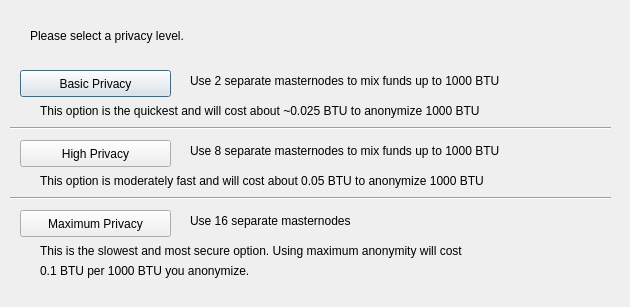
<?xml version="1.0" encoding="UTF-8"?>
<ui version="4.0">
 <class>DarksendConfig</class>
 <widget class="QDialog" name="DarksendConfig">
  <property name="geometry">
   <rect>
    <x>0</x>
    <y>0</y>
    <width>630</width>
    <height>307</height>
   </rect>
  </property>
  <property name="windowTitle">
   <string>Configure Darksend</string>
  </property>
  <widget class="QPushButton" name="buttonBasic">
   <property name="geometry">
    <rect>
     <x>20</x>
     <y>70</y>
     <width>151</width>
     <height>27</height>
    </rect>
   </property>
   <property name="text">
    <string>Basic Privacy</string>
   </property>
  </widget>
  <widget class="QPushButton" name="buttonHigh">
   <property name="geometry">
    <rect>
     <x>20</x>
     <y>140</y>
     <width>151</width>
     <height>27</height>
    </rect>
   </property>
   <property name="text">
    <string>High Privacy</string>
   </property>
  </widget>
  <widget class="QPushButton" name="buttonMax">
   <property name="geometry">
    <rect>
     <x>20</x>
     <y>210</y>
     <width>151</width>
     <height>27</height>
    </rect>
   </property>
   <property name="text">
    <string>Maximum Privacy</string>
   </property>
  </widget>
  <widget class="QLabel" name="label">
   <property name="geometry">
    <rect>
     <x>30</x>
     <y>20</y>
     <width>571</width>
     <height>31</height>
    </rect>
   </property>
   <property name="text">
    <string>Please select a privacy level.</string>
   </property>
  </widget>
  <widget class="QLabel" name="label_2">
   <property name="geometry">
    <rect>
     <x>190</x>
     <y>70</y>
     <width>421</width>
     <height>21</height>
    </rect>
   </property>
   <property name="text">
    <string>Use 2 separate masternodes to mix funds up to 1000 BTU</string>
   </property>
  </widget>
  <widget class="QLabel" name="label_3">
   <property name="geometry">
    <rect>
     <x>190</x>
     <y>140</y>
     <width>411</width>
     <height>21</height>
    </rect>
   </property>
   <property name="text">
    <string>Use 8 separate masternodes to mix funds up to 1000 BTU</string>
   </property>
  </widget>
  <widget class="QLabel" name="label_4">
   <property name="geometry">
    <rect>
     <x>190</x>
     <y>210</y>
     <width>421</width>
     <height>21</height>
    </rect>
   </property>
   <property name="text">
    <string>Use 16 separate masternodes</string>
   </property>
  </widget>
  <widget class="QLabel" name="label_6">
   <property name="geometry">
    <rect>
     <x>40</x>
     <y>100</y>
     <width>561</width>
     <height>21</height>
    </rect>
   </property>
   <property name="text">
    <string>This option is the quickest and will cost about ~0.025 BTU to anonymize 1000 BTU</string>
   </property>
  </widget>
  <widget class="QLabel" name="label_7">
   <property name="geometry">
    <rect>
     <x>40</x>
     <y>170</y>
     <width>561</width>
     <height>21</height>
    </rect>
   </property>
   <property name="text">
    <string>This option is moderately fast and will cost about 0.05 BTU to anonymize 1000 BTU</string>
   </property>
  </widget>
  <widget class="QLabel" name="label_8">
   <property name="geometry">
    <rect>
     <x>40</x>
     <y>240</y>
     <width>561</width>
     <height>21</height>
    </rect>
   </property>
   <property name="text">
    <string>This is the slowest and most secure option. Using maximum anonymity will cost</string>
   </property>
  </widget>
  <widget class="QLabel" name="label_9">
   <property name="geometry">
    <rect>
     <x>40</x>
     <y>260</y>
     <width>561</width>
     <height>21</height>
    </rect>
   </property>
   <property name="text">
    <string>0.1 BTU per 1000 BTU you anonymize.</string>
   </property>
  </widget>
  <widget class="Line" name="line">
   <property name="geometry">
    <rect>
     <x>10</x>
     <y>120</y>
     <width>601</width>
     <height>16</height>
    </rect>
   </property>
   <property name="orientation">
    <enum>Qt::Horizontal</enum>
   </property>
  </widget>
  <widget class="Line" name="line_2">
   <property name="geometry">
    <rect>
     <x>10</x>
     <y>190</y>
     <width>601</width>
     <height>16</height>
    </rect>
   </property>
   <property name="orientation">
    <enum>Qt::Horizontal</enum>
   </property>
  </widget>
 </widget>
 <resources/>
 <connections/>
</ui>
